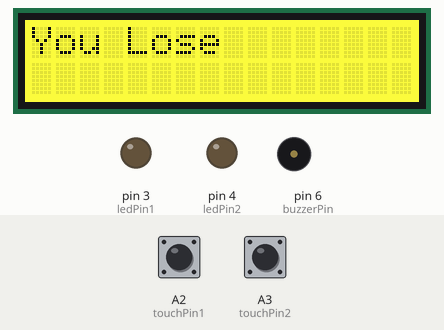
Recording of a sketch running on a simulated Arduino Uno, built with avr-gcc and run on an emulated ATmega328P. Shown: 16×2 character LCD, output pins drawn as LEDs (lit = HIGH), buzzer (waves = sounding, pin HIGH). The test bench sets the inputs (shaded band); at power-on: A2 (touchPin1) LOW, A3 (touchPin2) LOW. What the sketch prints to the serial monitor is not drawn.

Above: at 1.2 s.
1.3 s: A2 (touchPin1) pulled HIGH for 0.25 s
At 1.55 s:
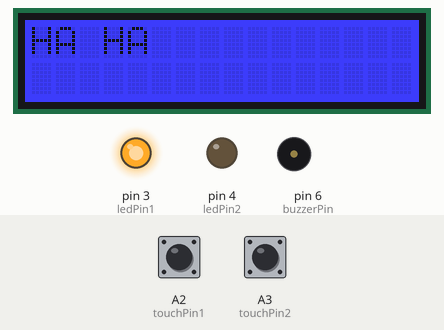
3.2 s: A3 (touchPin2) pulled HIGH for 0.25 s
At 3.44 s:
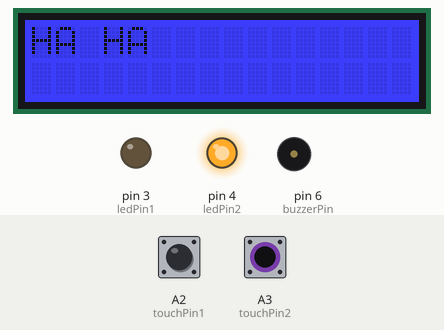
5.1 s: A3 (touchPin2) pulled HIGH for 3.2 s
At 9.6 s:
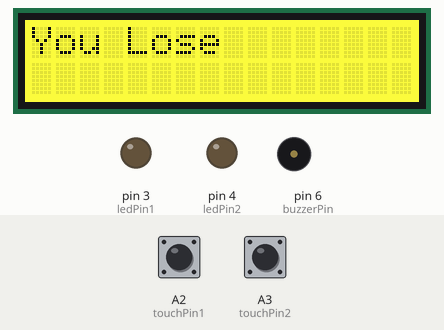
9.9 s: A2 (touchPin1) pulled HIGH for 3.2 s
At 11.0 s:
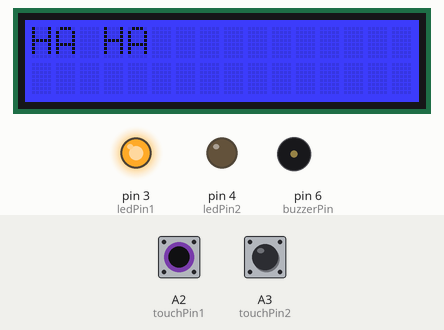
14.7 s: A2 (touchPin1) driven HIGH and A3 (touchPin2) driven HIGH
At 15.2 s:
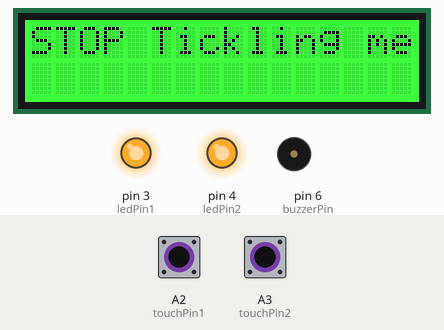
Timing chart, 0 to 17.2 s (numbered marks = the images above; inputs shaded):
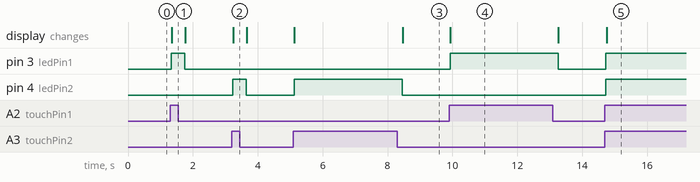

Measured:
- after the input at 1.3 s, pin 3 (ledPin1): LOW → HIGH at once, → LOW 0.42 s later; the display: changes after 0.05 s (image 1)
- after the input at 3.2 s, pin 4 (ledPin2): LOW → HIGH at once, → LOW 0.42 s later; the display: changes at once (image 2)
- after the input at 5.1 s, pin 4 (ledPin2): LOW → HIGH at once, → LOW 3.3 s later; the display: first changes at once (image 3 shows a later state)
- after the input at 9.9 s, pin 3 (ledPin1): LOW → HIGH at once, → LOW 3.3 s later; the display: changes at once (image 4)
- after the input at 14.7 s, pin 3 (ledPin1), pin 4 (ledPin2): LOW → HIGH at once; the display: changes after 0.05 s (image 5)

The sketch:

IESC_tickle_robot.ino
```cpp
  /*
  Find the Robot's tickle spot
   By:
   Sruti Chigullapalli
   Shammi Jayaraj
   Romana Flores
   Oliver Chen
   Dustin Bryers
   10/27/2014.

  Objective: Blink led based on touch sensor

 Digital Input: touch sensor
 Digital Output: LED blinking rapidly
 LCD prints: "Ha  ha" "Stop tickling me"


  */

  #include <Wire.h>   //does I2C
  #include "rgb_lcd.h" //plug lcd into I2C below D7


  // digital input
  const int touchPin1=A2;
  const int touchPin2=A3;


  //digital output
  const int ledPin1=3;
  const int ledPin2=4;

  //use pwm pins 3,5,6,9,10,11
  int buzzerPin=6;


  //Servo groveServo; //create a object
  rgb_lcd lcd;
  // set background color of lcd any integer 0-255
  int red= 255;
  int green= 255;
  int blue= 255;

  /*
  // useful commands for lcd
  lcd.begin(numCols,numRows);// set up the LCD's number of columns and rows
  lcd.home();// go to (0,0)
  lcd.setCursor(thisRow,thisCol);// set the cursor position
  lcd.write(thisLetter);// print the letter
  lcd.setRGB(red, green, blue);//set color
  lcd.leftToRight();// go left for the next letter
  lcd.rightToLeft();// go right for the next letter
  */

  char dtaUart[15];
  char dtaLen = 0;


  const int debug=1;  //print data to serial monitor

int touchState1,touchState2;
int touchState_1_old, touchState_2_old;


  void setup() {
    // put your setup code here, to run once:

  // input pins - digital read
  pinMode(touchPin1,INPUT);
  pinMode(touchPin2,INPUT);


  //output pins - digital write, pwm
  pinMode(ledPin1,OUTPUT);
  pinMode(ledPin2,OUTPUT);

  pinMode(buzzerPin,OUTPUT);


  lcd.begin(16, 2);
  lcd.print(" Ready Ready");
  Serial.begin(115200);
  }

  void loop() {
    // turn led on using button or touch

         touchState1=digitalRead(touchPin1); // read input from touch sensor 1
         touchState2=digitalRead(touchPin2); // read input from touch sensor 2

         if (touchState1==1 && touchState2==0){
           digitalWrite(ledPin1,HIGH);
           digitalWrite(ledPin2,LOW);
           lcd.clear();
          lcd.print("HA HA");
          lcd.setRGB(0, 0, 255); //green
          }
         else if (touchState1==0 && touchState2==1){
           digitalWrite(ledPin1,LOW);
           digitalWrite(ledPin2,HIGH);
          lcd.clear();
          lcd.print("HA HA");
          lcd.setRGB(0, 0, 255); //blue
         }
         else if (touchState1==1 && touchState2==1){
           digitalWrite(ledPin1,HIGH);
           digitalWrite(ledPin2,HIGH);
           lcd.clear();
          lcd.print("STOP Tickling me");
          lcd.setRGB(0, 255, 0); //GREEN
         }
        else if (touchState1==0 && touchState2==0){
           digitalWrite(ledPin1,LOW);
           digitalWrite(ledPin2,LOW);
          lcd.clear();
          lcd.print("You Lose");
          lcd.setRGB(255, 255, 0);
        }
        delay(200);

      if (debug==1){
        //Serial.println("button state 1= "+String(buttonState1)+";  button state 2= "+String(buttonState2));
        Serial.println("touch state 1"+String(touchState1)+";  touch state 2= "+String(touchState2));
      }

 /*
  if (touchState==1 && touchState!= touchStateOld){
  //write to LCD
  lcd.clear();
  lcd.print("LED is ON");
   lcd.setRGB(0, 255, 0); //green
  }
  else if(touchState==0 && touchState!= touchStateOld && buttonState==0){
  lcd.clear();
  lcd.print("LED is OFF");
  lcd.setRGB(255, 0, 50); //pink
  }
  else if (buttonState==1 && buttonState!= buttonStateOld){
  lcd.clear();
  lcd.setCursor(2,1);
  lcd.print("LED blinks");
  lcd.setRGB(red, green, blue); //white
  }
  else if (buttonState==0 && buttonState!= buttonStateOld && touchState==0){
   lcd.clear();
   lcd.setCursor(2,1);
   lcd.print("LED is OFF");
   lcd.setRGB(red, green, blue); //white
  }
   else if (buttonState==1 && touchState==1)
   {lcd.clear();
   lcd.print("Temp=");
  lcd.print(temperature);
  lcd.print(" oC");
    lcd.setRGB(0, 0, 255); //blue display
   }
  if (debug==1){
    Serial.println(temperature);
  }

 buttonState_1_old=buttonState1;
 buttonState_2_old=buttonState2;
 */
 touchState_1_old=touchState1;
 touchState_2_old=touchState2;
  }
```
